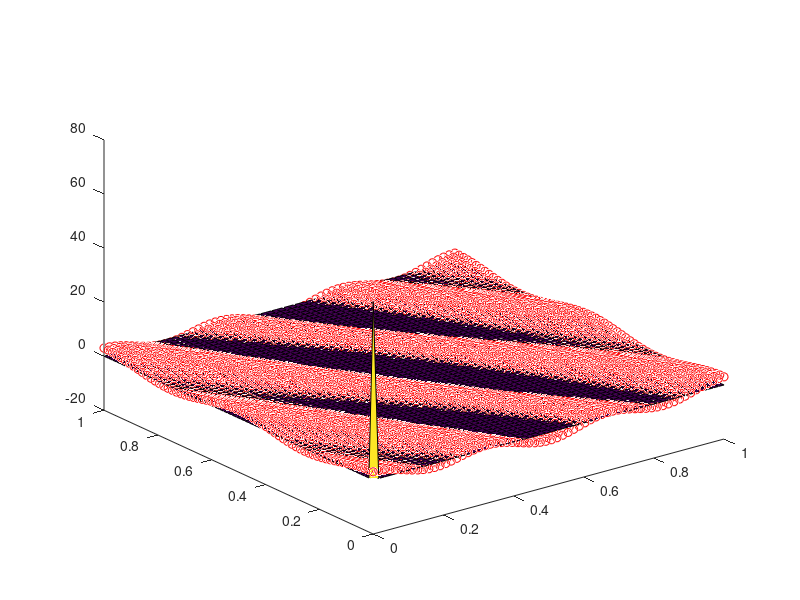

Source code (MATLAB):

% Learning how to use FFT
%
% James O'Connell 10th March 2019

clear;
close all;
clc;

n = 64;
x = linspace(0,1,n);
y = linspace(0,1,n);
[X,Y] = meshgrid(x,y);
f = cos(2*pi*1*X)+2*cos(2*pi*2*Y+2*pi*3*X);

figure;
plot3(X(:),Y(:),f(:),'ro');
hold on;

ff = fft2(f);
ff = ff/n^2;

freqsx = 1/(x(2)-x(1))*(0:(n-1))/n;
freqsy = 1/(y(2)-y(1))*(0:(n-1))/n;

data = zeros(length(x),length(y));

n2 = n;
x2 = linspace(0,1,n2);
y2 = linspace(0,1,n2);
[X2,Y2] = meshgrid(x2,y2);
% f = cos(2*pi*1*X)+2*cos(2*pi*2*Y+2*pi*3*X);

a = 1

[Freqsx,Freqsy] = meshgrid(freqsx,freqsy);
Freqsx = reshape(Freqsx,[1,1,size(Freqsx)]);
Freqsy = reshape(Freqsy,[1,1,size(Freqsy)]);
% X = repmat(X,[1,1,size(Freqsx)]);
% Y = repmat(Y,[1,1,size(Freqsy)]);


data = sum(sum(ff.*(exp(2*pi*1i*Freqsx.*X).*exp(2*pi*1i*Freqsy.*Y)),3),4);
data = real(data);
% 
% 
% for j = 1:length(x)
%     for k = 1:length(y)
%         
%         [Freqsx,Freqsy] = meshgrid(freqsx,freqsy);
%         
%         xx = x(j);
%         yy = y(k);
%         
%         data(k,j) = sum(sum((ff).*exp(2*pi*1i*Freqsx*xx).*exp(2*pi*1i*Freqsy*yy)));
%         
%     end
% end
% data = real(data);
% 
surf(X,Y,data);

% error = f-data;
% figure;
% surf(X,Y,error);